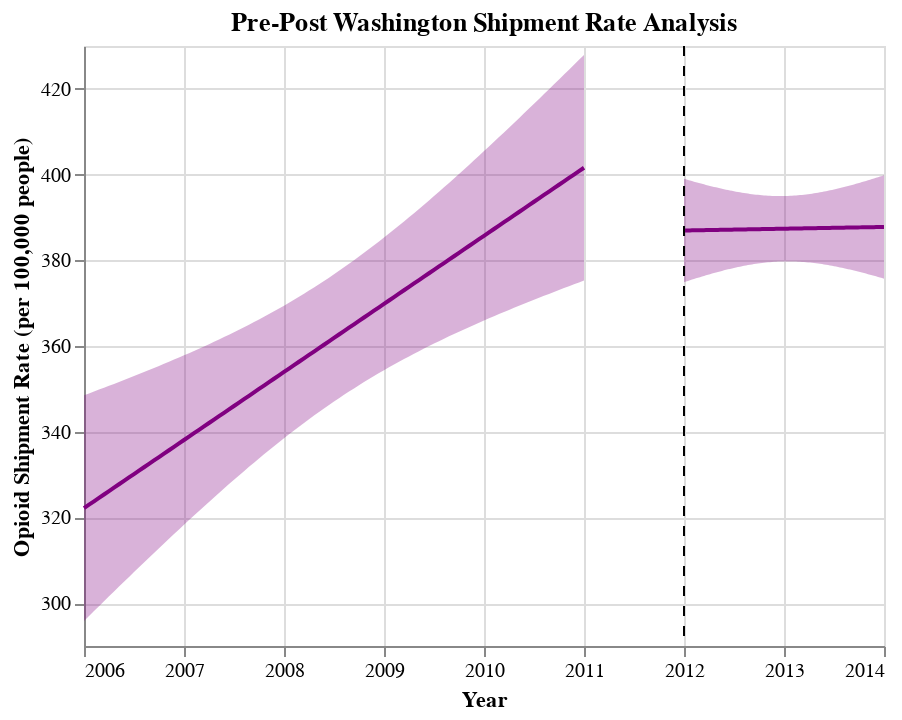

Notebook source saved alongside this figure:
### Code cell
## Generate Pre-Post Graphs for WA
fit, reg_chart_pre_WA = get_reg_fit_WA(
    ship_data_WA_subset_grouped_pre, 
    yvar="MME_Rate", 
    xvar="YEAR", 
    alpha=0.05
)

fit, reg_chart_post_WA = get_reg_fit_WA(
    ship_data_WA_subset_grouped_post, 
    yvar="MME_Rate", 
    xvar="YEAR", 
    alpha=0.05
)

## Create line post-policy implementation
line_2012 = alt.Chart(pd.DataFrame({'x': [2012]})).mark_rule(strokeDash=[5, 5]).encode(x='x')

## Generate final pre-post graph for WA
pre_post_WA = reg_chart_pre_WA + reg_chart_post_WA + line_2012
pre_post_WA.properties(title="Pre-Post Washington Shipment Rate Analysis")

### Figure 1 — Vega-Lite specification as saved in the notebook (floating-point values rounded to 4 significant figures)
{"config": {"view": {"continuousWidth": 400, "continuousHeight": 300}}, "layer": [{"mark": {"type": "errorband", "color": "purple"}, "encoding": {"x": {"field": "YEAR", "type": "quantitative"}, "y": {"field": "ci_low", "title": "", "type": "quantitative"}, "y2": {"field": "ci_high"}}}, {"mark": {"type": "line", "color": "purple"}, "encoding": {"x": {"axis": {"format": "T", "title": "Year"}, "field": "YEAR", "scale": {"zero": false}, "type": "quantitative"}, "y": {"field": "MME_Rate", "scale": {"zero": false}, "title": "Opioid Shipment Rate (per 100,000 people)", "type": "quantitative"}}}, {"layer": [{"mark": {"type": "errorband", "color": "purple"}, "encoding": {"x": {"field": "YEAR", "type": "quantitative"}, "y": {"field": "ci_low", "title": "", "type": "quantitative"}, "y2": {"field": "ci_high"}}}, {"mark": {"type": "line", "color": "purple"}, "encoding": {"x": {"axis": {"format": "T", "title": "Year"}, "field": "YEAR", "scale": {"zero": false}, "type": "quantitative"}, "y": {"field": "MME_Rate", "scale": {"zero": false}, "title": "Opioid Shipment Rate (per 100,000 people)", "type": "quantitative"}}}], "data": {"name": "data-937d357626e792159a10840def6acec8"}}, {"data": {"name": "data-093671e60d609957934f7032375c92d9"}, "mark": {"type": "rule", "strokeDash": [5, 5]}, "encoding": {"x": {"field": "x", "type": "quantitative"}}}], "data": {"name": "data-77b0c79860c59218d53ecdefe11df7f9"}, "title": "Pre-Post Washington Shipment Rate Analysis", "$schema": "https://vega.github.io/schema/vega-lite/v4.17.0.json", "datasets": {"data-77b0c79860c59218d53ecdefe11df7f9": [{"YEAR": 2006.0, "MME_Rate": 322.2, "ci_low": 295.8, "ci_high": 348.5}, {"YEAR": 2006.0, "MME_Rate": 323.0, "ci_low": 297.0, "ci_high": 348.9}, {"YEAR": 2006.0, "MME_Rate": 323.8, "ci_low": 298.2, "ci_high": 349.4}, {"YEAR": 2006.0, "MME_Rate": 324.6, "ci_low": 299.3, "ci_high": 349.8}, {"YEAR": 2006.0, "MME_Rate": 325.4, "ci_low": 300.4, "ci_high": 350.3}, {"YEAR": 2006.0, "MME_Rate": 326.1, "ci_low": 301.6, "ci_high": 350.7}, {"YEAR": 2006.0, "MME_Rate": 326.9, "ci_low": 302.7, "ci_high": 351.2}, {"YEAR": 2006.0, "MME_Rate": 327.7, "ci_low": 303.9, "ci_high": 351.6}, {"YEAR": 2006.0, "MME_Rate": 328.5, "ci_low": 305.0, "ci_high": 352.1}, {"YEAR": 2006.0, "MME_Rate": 329.3, "ci_low": 306.1, "ci_high": 352.5}, {"YEAR": 2006.0, "MME_Rate": 330.1, "ci_low": 307.2, "ci_high": 353.0}, {"YEAR": 2007.0, "MME_Rate": 330.9, "ci_low": 308.4, "ci_high": 353.5}, {"YEAR": 2007.0, "MME_Rate": 331.7, "ci_low": 309.5, "ci_high": 353.9}, {"YEAR": 2007.0, "MME_Rate": 332.5, "ci_low": 310.6, "ci_high": 354.4}, {"YEAR": 2007.0, "MME_Rate": 333.3, "ci_low": 311.7, "ci_high": 354.9}, {"YEAR": 2007.0, "MME_Rate": 334.1, "ci_low": 312.8, "ci_high": 355.4}, {"YEAR": 2007.0, "MME_Rate": 334.9, "ci_low": 313.9, "ci_high": 355.8}, {"YEAR": 2007.0, "MME_Rate": 335.7, "ci_low": 315.0, "ci_high": 356.3}, {"YEAR": 2007.0, "MME_Rate": 336.5, "ci_low": 316.1, "ci_high": 356.8}, {"YEAR": 2007.0, "MME_Rate": 337.3, "ci_low": 317.2, "ci_high": 357.3}, {"YEAR": 2007.0, "MME_Rate": 338.1, "ci_low": 318.3, "ci_high": 357.8}, {"YEAR": 2007.0, "MME_Rate": 338.9, "ci_low": 319.4, "ci_high": 358.3}, {"YEAR": 2007.0, "MME_Rate": 339.6, "ci_low": 320.4, "ci_high": 358.9}, {"YEAR": 2007.0, "MME_Rate": 340.4, "ci_low": 321.5, "ci_high": 359.4}, {"YEAR": 2007.0, "MME_Rate": 341.2, "ci_low": 322.6, "ci_high": 359.9}, {"YEAR": 2007.0, "MME_Rate": 342.0, "ci_low": 323.6, "ci_high": 360.4}, {"YEAR": 2007.0, "MME_Rate": 342.8, "ci_low": 324.7, "ci_high": 361.0}, {"YEAR": 2007.0, "MME_Rate": 343.6, "ci_low": 325.7, "ci_high": 361.5}, {"YEAR": 2007.0, "MME_Rate": 344.4, "ci_low": 326.7, "ci_high": 362.1}, {"YEAR": 2007.0, "MME_Rate": 345.2, "ci_low": 327.8, "ci_high": 362.6}, {"YEAR": 2007.0, "MME_Rate": 346.0, "ci_low": 328.8, "ci_high": 363.2}, {"YEAR": 2008.0, "MME_Rate": 346.8, "ci_low": 329.8, "ci_high": 363.8}, {"YEAR": 2008.0, "MME_Rate": 347.6, "ci_low": 330.8, "ci_high": 364.4}, {"YEAR": 2008.0, "MME_Rate": 348.4, "ci_low": 331.8, "ci_high": 365.0}, {"YEAR": 2008.0, "MME_Rate": 349.2, "ci_low": 332.8, "ci_high": 365.6}, {"YEAR": 2008.0, "MME_Rate": 350.0, "ci_low": 333.8, "ci_high": 366.2}, {"YEAR": 2008.0, "MME_Rate": 350.8, "ci_low": 334.7, "ci_high": 366.8}, {"YEAR": 2008.0, "MME_Rate": 351.6, "ci_low": 335.7, "ci_high": 367.5}, {"YEAR": 2008.0, "MME_Rate": 352.4, "ci_low": 336.6, "ci_high": 368.1}, {"YEAR": 2008.0, "MME_Rate": 353.2, "ci_low": 337.5, "ci_high": 368.8}, {"YEAR": 2008.0, "MME_Rate": 353.9, "ci_low": 338.5, "ci_high": 369.4}, {"YEAR": 2008.0, "MME_Rate": 354.7, "ci_low": 339.4, "ci_high": 370.1}, {"YEAR": 2008.0, "MME_Rate": 355.5, "ci_low": 340.3, "ci_high": 370.8}, {"YEAR": 2008.0, "MME_Rate": 356.3, "ci_low": 341.2, "ci_high": 371.5}, {"YEAR": 2008.0, "MME_Rate": 357.1, "ci_low": 342.0, "ci_high": 372.2}, {"YEAR": 2008.0, "MME_Rate": 357.9, "ci_low": 342.9, "ci_high": 372.9}, {"YEAR": 2008.0, "MME_Rate": 358.7, "ci_low": 343.8, "ci_high": 373.7}, {"YEAR": 2008.0, "MME_Rate": 359.5, "ci_low": 344.6, "ci_high": 374.4}, {"YEAR": 2008.0, "MME_Rate": 360.3, "ci_low": 345.4, "ci_high": 375.2}, {"YEAR": 2008.0, "MME_Rate": 361.1, "ci_low": 346.2, "ci_high": 375.9}, {"YEAR": 2008.0, "MME_Rate": 361.9, "ci_low": 347.0, "ci_high": 376.7}, {"YEAR": 2009.0, "MME_Rate": 362.7, "ci_low": 347.8, "ci_high": 377.5}, {"YEAR": 2009.0, "MME_Rate": 363.5, "ci_low": 348.6, "ci_high": 378.4}, {"YEAR": 2009.0, "MME_Rate": 364.3, "ci_low": 349.4, "ci_high": 379.2}, {"YEAR": 2009.0, "MME_Rate": 365.1, "ci_low": 350.1, "ci_high": 380.0}, {"YEAR": 2009.0, "MME_Rate": 365.9, "ci_low": 350.8, "ci_high": 380.9}, {"YEAR": 2009.0, "MME_Rate": 366.7, "ci_low": 351.6, "ci_high": 381.7}, {"YEAR": 2009.0, "MME_Rate": 367.4, "ci_low": 352.3, "ci_high": 382.6}, {"YEAR": 2009.0, "MME_Rate": 368.2, "ci_low": 353.0, "ci_high": 383.5}, {"YEAR": 2009.0, "MME_Rate": 369.0, "ci_low": 353.7, "ci_high": 384.4}, {"YEAR": 2009.0, "MME_Rate": 369.8, "ci_low": 354.4, "ci_high": 385.3}, {"YEAR": 2009.0, "MME_Rate": 370.6, "ci_low": 355.0, "ci_high": 386.2}, {"YEAR": 2009.0, "MME_Rate": 371.4, "ci_low": 355.7, "ci_high": 387.2}, {"YEAR": 2009.0, "MME_Rate": 372.2, "ci_low": 356.3, "ci_high": 388.1}, {"YEAR": 2009.0, "MME_Rate": 373.0, "ci_low": 357.0, "ci_high": 389.1}, {"YEAR": 2009.0, "MME_Rate": 373.8, "ci_low": 357.6, "ci_high": 390.0}, {"YEAR": 2009.0, "MME_Rate": 374.6, "ci_low": 358.2, "ci_high": 391.0}, {"YEAR": 2009.0, "MME_Rate": 375.4, "ci_low": 358.8, "ci_high": 392.0}, {"YEAR": 2009.0, "MME_Rate": 376.2, "ci_low": 359.4, "ci_high": 393.0}, {"YEAR": 2009.0, "MME_Rate": 377.0, "ci_low": 360.0, "ci_high": 394.0}, {"YEAR": 2009.0, "MME_Rate": 377.8, "ci_low": 360.6, "ci_high": 395.0}, {"YEAR": 2010.0, "MME_Rate": 378.6, "ci_low": 361.1, "ci_high": 396.0}, {"YEAR": 2010.0, "MME_Rate": 379.4, "ci_low": 361.7, "ci_high": 397.0}, {"YEAR": 2010.0, "MME_Rate": 380.2, "ci_low": 362.2, "ci_high": 398.1}, {"YEAR": 2010.0, "MME_Rate": 380.9, "ci_low": 362.8, "ci_high": 399.1}, {"YEAR": 2010.0, "MME_Rate": 381.7, "ci_low": 363.3, "ci_high": 400.1}, {"YEAR": 2010.0, "MME_Rate": 382.5, "ci_low": 363.9, "ci_high": 401.2}, {"YEAR": 2010.0, "MME_Rate": 383.3, "ci_low": 364.4, "ci_high": 402.3}, {"YEAR": 2010.0, "MME_Rate": 384.1, "ci_low": 364.9, "ci_high": 403.3}, {"YEAR": 2010.0, "MME_Rate": 384.9, "ci_low": 365.4, "ci_high": 404.4}, {"YEAR": 2010.0, "MME_Rate": 385.7, "ci_low": 365.9, "ci_high": 405.5}, {"YEAR": 2010.0, "MME_Rate": 386.5, "ci_low": 366.5, "ci_high": 406.6}, {"YEAR": 2010.0, "MME_Rate": 387.3, "ci_low": 366.9, "ci_high": 407.6}, {"YEAR": 2010.0, "MME_Rate": 388.1, "ci_low": 367.4, "ci_high": 408.7}, {"YEAR": 2010.0, "MME_Rate": 388.9, "ci_low": 367.9, "ci_high": 409.8}, {"YEAR": 2010.0, "MME_Rate": 389.7, "ci_low": 368.4, "ci_high": 410.9}, {"YEAR": 2010.0, "MME_Rate": 390.5, "ci_low": 368.9, "ci_high": 412.1}, {"YEAR": 2010.0, "MME_Rate": 391.3, "ci_low": 369.4, "ci_high": 413.2}, {"YEAR": 2010.0, "MME_Rate": 392.1, "ci_low": 369.8, "ci_high": 414.3}, {"YEAR": 2010.0, "MME_Rate": 392.9, "ci_low": 370.3, "ci_high": 415.4}, {"YEAR": 2010.0, "MME_Rate": 393.7, "ci_low": 370.8, "ci_high": 416.5}, {"YEAR": 2011.0, "MME_Rate": 394.4, "ci_low": 371.2, "ci_high": 417.6}, {"YEAR": 2011.0, "MME_Rate": 395.2, "ci_low": 371.7, "ci_high": 418.8}, {"YEAR": 2011.0, "MME_Rate": 396.0, "ci_low": 372.2, "ci_high": 419.9}, {"YEAR": 2011.0, "MME_Rate": 396.8, "ci_low": 372.6, "ci_high": 421.0}, {"YEAR": 2011.0, "MME_Rate": 397.6, "ci_low": 373.1, "ci_high": 422.2}, {"YEAR": 2011.0, "MME_Rate": 398.4, "ci_low": 373.5, "ci_high": 423.3}, {"YEAR": 2011.0, "MME_Rate": 399.2, "ci_low": 374.0, "ci_high": 424.5}, {"YEAR": 2011.0, "MME_Rate": 400.0, "ci_low": 374.4, "ci_high": 425.6}, {"YEAR": 2011.0, "MME_Rate": 400.8, "ci_low": 374.8, "ci_high": 426.8}, {"YEAR": 2011.0, "MME_Rate": 401.6, "ci_low": 375.3, "ci_high": 427.9}], "data-937d357626e792159a10840def6acec8": [{"YEAR": 2012.0, "MME_Rate": 387.0, "ci_low": 374.9, "ci_high": 399.0}, {"YEAR": 2012.0, "MME_Rate": 387.0, "ci_low": 375.0, "ci_high": 398.9}, {"YEAR": 2012.0, "MME_Rate": 387.0, "ci_low": 375.2, "ci_high": 398.7}, {"YEAR": 2012.0, "MME_Rate": 387.0, "ci_low": 375.3, "ci_high": 398.6}, {"YEAR": 2012.0, "MME_Rate": 387.0, "ci_low": 375.5, "ci_high": 398.5}, {"YEAR": 2012.0, "MME_Rate": 387.0, "ci_low": 375.6, "ci_high": 398.3}, {"YEAR": 2012.0, "MME_Rate": 387.0, "ci_low": 375.8, "ci_high": 398.2}, {"YEAR": 2012.0, "MME_Rate": 387.0, "ci_low": 375.9, "ci_high": 398.1}, {"YEAR": 2012.0, "MME_Rate": 387.0, "ci_low": 376.1, "ci_high": 398.0}, {"YEAR": 2012.0, "MME_Rate": 387.0, "ci_low": 376.2, "ci_high": 397.8}, {"YEAR": 2012.0, "MME_Rate": 387.0, "ci_low": 376.4, "ci_high": 397.7}, {"YEAR": 2012.0, "MME_Rate": 387.0, "ci_low": 376.5, "ci_high": 397.6}, {"YEAR": 2012.0, "MME_Rate": 387.0, "ci_low": 376.6, "ci_high": 397.5}, {"YEAR": 2012.0, "MME_Rate": 387.1, "ci_low": 376.8, "ci_high": 397.4}, {"YEAR": 2012.0, "MME_Rate": 387.1, "ci_low": 376.9, "ci_high": 397.2}, {"YEAR": 2012.0, "MME_Rate": 387.1, "ci_low": 377.0, "ci_high": 397.1}, {"YEAR": 2012.0, "MME_Rate": 387.1, "ci_low": 377.2, "ci_high": 397.0}, {"YEAR": 2012.0, "MME_Rate": 387.1, "ci_low": 377.3, "ci_high": 396.9}, {"YEAR": 2012.0, "MME_Rate": 387.1, "ci_low": 377.4, "ci_high": 396.8}, {"YEAR": 2012.0, "MME_Rate": 387.1, "ci_low": 377.5, "ci_high": 396.7}, {"YEAR": 2012.0, "MME_Rate": 387.1, "ci_low": 377.6, "ci_high": 396.6}, {"YEAR": 2012.0, "MME_Rate": 387.1, "ci_low": 377.8, "ci_high": 396.5}, {"YEAR": 2012.0, "MME_Rate": 387.1, "ci_low": 377.9, "ci_high": 396.4}, {"YEAR": 2012.0, "MME_Rate": 387.1, "ci_low": 378.0, "ci_high": 396.3}, {"YEAR": 2012.0, "MME_Rate": 387.1, "ci_low": 378.1, "ci_high": 396.2}, {"YEAR": 2012.0, "MME_Rate": 387.2, "ci_low": 378.2, "ci_high": 396.1}, {"YEAR": 2013.0, "MME_Rate": 387.2, "ci_low": 378.3, "ci_high": 396.0}, {"YEAR": 2013.0, "MME_Rate": 387.2, "ci_low": 378.4, "ci_high": 395.9}, {"YEAR": 2013.0, "MME_Rate": 387.2, "ci_low": 378.5, "ci_high": 395.9}, {"YEAR": 2013.0, "MME_Rate": 387.2, "ci_low": 378.6, "ci_high": 395.8}, {"YEAR": 2013.0, "MME_Rate": 387.2, "ci_low": 378.7, "ci_high": 395.7}, {"YEAR": 2013.0, "MME_Rate": 387.2, "ci_low": 378.8, "ci_high": 395.6}, {"YEAR": 2013.0, "MME_Rate": 387.2, "ci_low": 378.9, "ci_high": 395.6}, {"YEAR": 2013.0, "MME_Rate": 387.2, "ci_low": 379.0, "ci_high": 395.5}, {"YEAR": 2013.0, "MME_Rate": 387.2, "ci_low": 379.0, "ci_high": 395.4}, {"YEAR": 2013.0, "MME_Rate": 387.2, "ci_low": 379.1, "ci_high": 395.4}, {"YEAR": 2013.0, "MME_Rate": 387.2, "ci_low": 379.2, "ci_high": 395.3}, {"YEAR": 2013.0, "MME_Rate": 387.3, "ci_low": 379.2, "ci_high": 395.3}, {"YEAR": 2013.0, "MME_Rate": 387.3, "ci_low": 379.3, "ci_high": 395.2}, {"YEAR": 2013.0, "MME_Rate": 387.3, "ci_low": 379.4, "ci_high": 395.2}, {"YEAR": 2013.0, "MME_Rate": 387.3, "ci_low": 379.4, "ci_high": 395.1}, {"YEAR": 2013.0, "MME_Rate": 387.3, "ci_low": 379.5, "ci_high": 395.1}, {"YEAR": 2013.0, "MME_Rate": 387.3, "ci_low": 379.5, "ci_high": 395.1}, {"YEAR": 2013.0, "MME_Rate": 387.3, "ci_low": 379.6, "ci_high": 395.0}, {"YEAR": 2013.0, "MME_Rate": 387.3, "ci_low": 379.6, "ci_high": 395.0}, {"YEAR": 2013.0, "MME_Rate": 387.3, "ci_low": 379.6, "ci_high": 395.0}, {"YEAR": 2013.0, "MME_Rate": 387.3, "ci_low": 379.7, "ci_high": 395.0}, {"YEAR": 2013.0, "MME_Rate": 387.3, "ci_low": 379.7, "ci_high": 395.0}, {"YEAR": 2013.0, "MME_Rate": 387.3, "ci_low": 379.7, "ci_high": 395.0}, {"YEAR": 2013.0, "MME_Rate": 387.4, "ci_low": 379.7, "ci_high": 395.0}, {"YEAR": 2013.0, "MME_Rate": 387.4, "ci_low": 379.7, "ci_high": 395.0}, {"YEAR": 2013.0, "MME_Rate": 387.4, "ci_low": 379.7, "ci_high": 395.0}, {"YEAR": 2013.0, "MME_Rate": 387.4, "ci_low": 379.7, "ci_high": 395.0}, {"YEAR": 2013.0, "MME_Rate": 387.4, "ci_low": 379.7, "ci_high": 395.0}, {"YEAR": 2013.0, "MME_Rate": 387.4, "ci_low": 379.7, "ci_high": 395.1}, {"YEAR": 2013.0, "MME_Rate": 387.4, "ci_low": 379.7, "ci_high": 395.1}, {"YEAR": 2013.0, "MME_Rate": 387.4, "ci_low": 379.7, "ci_high": 395.1}, {"YEAR": 2013.0, "MME_Rate": 387.4, "ci_low": 379.7, "ci_high": 395.2}, {"YEAR": 2013.0, "MME_Rate": 387.4, "ci_low": 379.7, "ci_high": 395.2}, {"YEAR": 2013.0, "MME_Rate": 387.4, "ci_low": 379.6, "ci_high": 395.3}, {"YEAR": 2013.0, "MME_Rate": 387.4, "ci_low": 379.6, "ci_high": 395.3}, {"YEAR": 2013.0, "MME_Rate": 387.5, "ci_low": 379.6, "ci_high": 395.4}, {"YEAR": 2013.0, "MME_Rate": 387.5, "ci_low": 379.5, "ci_high": 395.4}, {"YEAR": 2013.0, "MME_Rate": 387.5, "ci_low": 379.5, "ci_high": 395.5}, {"YEAR": 2013.0, "MME_Rate": 387.5, "ci_low": 379.4, "ci_high": 395.5}, {"YEAR": 2013.0, "MME_Rate": 387.5, "ci_low": 379.4, "ci_high": 395.6}, {"YEAR": 2013.0, "MME_Rate": 387.5, "ci_low": 379.3, "ci_high": 395.7}, {"YEAR": 2013.0, "MME_Rate": 387.5, "ci_low": 379.2, "ci_high": 395.8}, {"YEAR": 2013.0, "MME_Rate": 387.5, "ci_low": 379.2, "ci_high": 395.9}, {"YEAR": 2013.0, "MME_Rate": 387.5, "ci_low": 379.1, "ci_high": 395.9}, {"YEAR": 2013.0, "MME_Rate": 387.5, "ci_low": 379.0, "ci_high": 396.0}, {"YEAR": 2013.0, "MME_Rate": 387.5, "ci_low": 379.0, "ci_high": 396.1}, {"YEAR": 2013.0, "MME_Rate": 387.5, "ci_low": 378.9, "ci_high": 396.2}, {"YEAR": 2013.0, "MME_Rate": 387.6, "ci_low": 378.8, "ci_high": 396.3}, {"YEAR": 2013.0, "MME_Rate": 387.6, "ci_low": 378.7, "ci_high": 396.4}, {"YEAR": 2013.0, "MME_Rate": 387.6, "ci_low": 378.6, "ci_high": 396.5}, {"YEAR": 2014.0, "MME_Rate": 387.6, "ci_low": 378.5, "ci_high": 396.6}, {"YEAR": 2014.0, "MME_Rate": 387.6, "ci_low": 378.4, "ci_high": 396.7}, {"YEAR": 2014.0, "MME_Rate": 387.6, "ci_low": 378.3, "ci_high": 396.8}, {"YEAR": 2014.0, "MME_Rate": 387.6, "ci_low": 378.2, "ci_high": 397.0}, {"YEAR": 2014.0, "MME_Rate": 387.6, "ci_low": 378.1, "ci_high": 397.1}, {"YEAR": 2014.0, "MME_Rate": 387.6, "ci_low": 378.0, "ci_high": 397.2}, {"YEAR": 2014.0, "MME_Rate": 387.6, "ci_low": 377.9, "ci_high": 397.3}, {"YEAR": 2014.0, "MME_Rate": 387.6, "ci_low": 377.8, "ci_high": 397.4}, {"YEAR": 2014.0, "MME_Rate": 387.6, "ci_low": 377.7, "ci_high": 397.6}, {"YEAR": 2014.0, "MME_Rate": 387.7, "ci_low": 377.6, "ci_high": 397.7}, {"YEAR": 2014.0, "MME_Rate": 387.7, "ci_low": 377.5, "ci_high": 397.8}, {"YEAR": 2014.0, "MME_Rate": 387.7, "ci_low": 377.4, "ci_high": 398.0}, {"YEAR": 2014.0, "MME_Rate": 387.7, "ci_low": 377.3, "ci_high": 398.1}, {"YEAR": 2014.0, "MME_Rate": 387.7, "ci_low": 377.1, "ci_high": 398.2}, {"YEAR": 2014.0, "MME_Rate": 387.7, "ci_low": 377.0, "ci_high": 398.4}, {"YEAR": 2014.0, "MME_Rate": 387.7, "ci_low": 376.9, "ci_high": 398.5}, {"YEAR": 2014.0, "MME_Rate": 387.7, "ci_low": 376.8, "ci_high": 398.7}, {"YEAR": 2014.0, "MME_Rate": 387.7, "ci_low": 376.6, "ci_high": 398.8}, {"YEAR": 2014.0, "MME_Rate": 387.7, "ci_low": 376.5, "ci_high": 398.9}, {"YEAR": 2014.0, "MME_Rate": 387.7, "ci_low": 376.4, "ci_high": 399.1}, {"YEAR": 2014.0, "MME_Rate": 387.7, "ci_low": 376.2, "ci_high": 399.2}, {"YEAR": 2014.0, "MME_Rate": 387.8, "ci_low": 376.1, "ci_high": 399.4}, {"YEAR": 2014.0, "MME_Rate": 387.8, "ci_low": 376.0, "ci_high": 399.5}, {"YEAR": 2014.0, "MME_Rate": 387.8, "ci_low": 375.8, "ci_high": 399.7}, {"YEAR": 2014.0, "MME_Rate": 387.8, "ci_low": 375.7, "ci_high": 399.8}], "data-093671e60d609957934f7032375c92d9": [{"x": 2012}]}}
